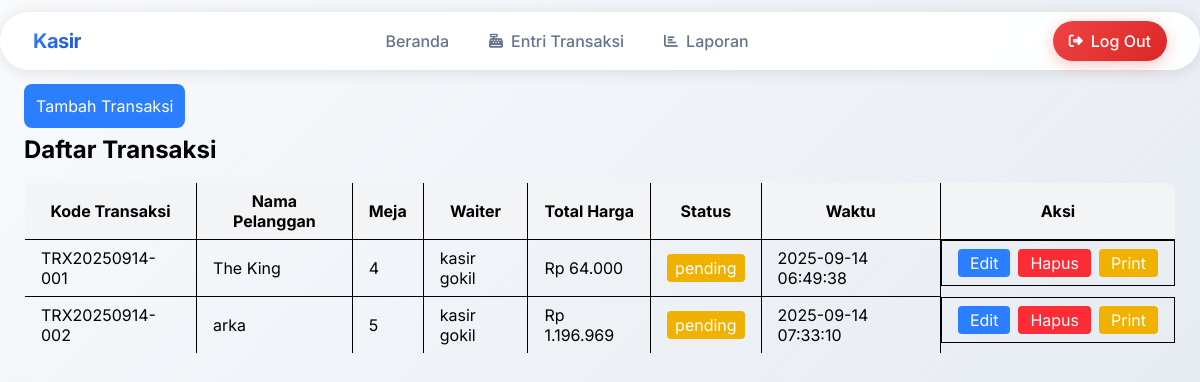
The app's page /index.php?page=transaksi (signed in), older data.
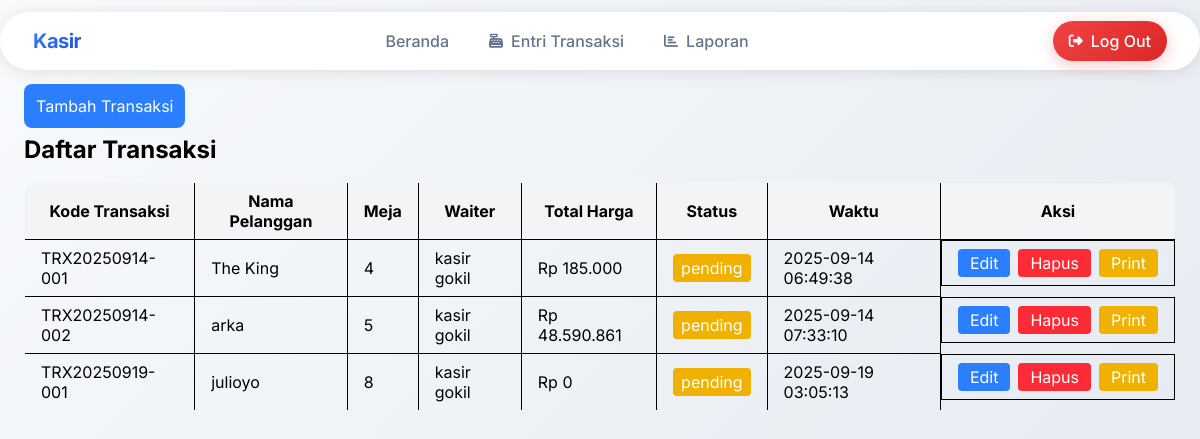
The same page, newer data.
### tables this page shows
CREATE TABLE `transaksi` (
  `id` int(11) NOT NULL,
  `kode_transaksi` varchar(20) NOT NULL,
  `id_user` int(11) NOT NULL,
  `id_meja` int(11) DEFAULT NULL,
  `total` int(12) NOT NULL,
  `status` enum('pending','paid','cancel') DEFAULT 'pending',
  `created_at` timestamp NOT NULL DEFAULT current_timestamp(),
  `nama_pelanggan` varchar(100) NOT NULL
);

CREATE TABLE `meja` (
  `id` int(11) NOT NULL,
  `nomor_meja` int(10) NOT NULL,
  `status` enum('kosong','terisi','reserved') DEFAULT 'kosong'
);

CREATE TABLE `users` (
  `id` int(11) NOT NULL,
  `nama` varchar(100) NOT NULL,
  `username` varchar(50) NOT NULL,
  `password` varchar(255) NOT NULL,
  `role` enum('admin','waiter','kasir','owner') NOT NULL,
  `created_at` timestamp NOT NULL DEFAULT current_timestamp()
);

### admin/transaksi/index.php (the view, shortened to what this page needs)
<?php
$stmt = $koneksi->prepare("
    SELECT t.*, u.nama AS waiter, mj.nomor_meja
    FROM transaksi t
    JOIN users u ON t.id_user = u.id
    JOIN meja mj ON t.id_meja = mj.id
    ORDER BY t.kode_transaksi asc
");
$stmt->execute();
$result = $stmt->get_result();
?>
<div class="p-6">
    <a href="?page=transaksi&action=tambah" class="bg-blue-500 rounded-lg text-white p-3">Tambah Transaksi</a>
    <h1 class="text-2xl font-bold mb-4 mt-4">Daftar Transaksi</h1>
    <div class="overflow-x-auto">
        <table class="min-w-full border border-gray-300 rounded-lg overflow-hidden">
            <thead class="bg-gray-100">
                <tr>
                    <th class="px-4 py-2 border">Kode Transaksi</th>
                    <th class="px-4 py-2 border">Nama Pelanggan</th>
                    <th class="px-4 py-2 border">Meja</th>
                    <th class="px-4 py-2 border">Waiter</th>
                    <th class="px-4 py-2 border">Total Harga</th>
                    <th class="px-4 py-2 border">Status</th>
                    <th class="px-4 py-2 border">Waktu</th>
                    <th class="px-4 py-2 border">Aksi</th>
                </tr>
            </thead>
            <tbody>
                <?php while ($row = $result->fetch_assoc()): ?>
                    <tr class="hover:bg-gray-50">
                        <td class="px-4 py-2 border"><?= htmlspecialchars($row['kode_transaksi']) ?></td>
                        <td class="px-4 py-2 border"><?= htmlspecialchars($row['nama_pelanggan']) ?></td>
                        <td class="px-4 py-2 border"><?= htmlspecialchars($row['nomor_meja']) ?></td>
                        <td class="px-4 py-2 border"><?= htmlspecialchars($row['waiter']) ?></td>
                        <td class="px-4 py-2 border">Rp <?= number_format($row['total'], 0, ',', '.') ?></td>
                        <td class="px-4 py-2 border">
                            <span class="px-2 py-1 rounded text-white
                                <?= $row['status'] === 'paid' ? 'bg-green-500' : 'bg-yellow-500' ?>">
                                <?= htmlspecialchars($row['status']) ?>
                            </span>
                        </td>
                        <td class="px-4 py-2 border"><?= htmlspecialchars($row['created_at']) ?></td>
                        <td class="px-4 py-2 border space-x-2 flex justify-center">
                            <form method="post" action="?page=transaksi&action=update" class="inline">
                                <button type="submit" class="px-3 py-1 bg-blue-500 text-white rounded hover:bg-blue-600">Edit</button>
                            </form>
                            <form method="post" action="?page=transaksi&action=hapus">
                                <button type="submit" class="px-3 py-1 bg-red-500 text-white rounded hover:bg-red-600">Hapus</button>
                            </form>
                            <form action="?page=transaksi&action=print" method="post">
                                <button type="submit" class="px-3 py-1 bg-yellow-500 text-white rounded hover:bg-yellow-600">Print</button>
                            </form>
                        </td>
                    </tr>
                <?php endwhile; ?>
            </tbody>
        </table>
    </div>
</div>

### includes/header.php (shortened to what this page needs)
<head>
    <script src="https://cdn.jsdelivr.net/npm/@tailwindcss/browser@4"></script>
</head>
<nav class="navbar mt-3 flex items-center justify-between px-8 py-2 rounded-full mx-auto max-w-7xl no-print">
    <div class="logo text-xl">
        Kasir
    </div>
    <ul class="gap-2 flex items-center">
        <li><a href="?" class="menu flex items-center gap-2 px-4 py-2 rounded-xl">Beranda</a></li>
        <?php if ($_SESSION['role'] === 'kasir'): ?>
            <li><a href="?page=transaksi" class="menu flex items-center gap-2 px-4 py-2 rounded-xl">
                    <i class="fas fa-cash-register text-sm"></i>
                    Entri Transaksi
                </a></li>
            <li><a href="?page=laporan" class="menu flex items-center gap-2 px-4 py-2 rounded-xl">
                    <i class="fas fa-chart-bar text-sm"></i>
                    Laporan
                </a></li>
        <?php endif; ?>
    </ul>
    <form method="post">
        <button type="submit" name="logout" class="logout-btn flex items-center gap-2 px-4 py-2 rounded-full text-white font-medium">
            <i class="fas fa-sign-out-alt text-sm"></i>
            Log Out
        </button>
    </form>
</nav>

### admin/router.php (shortened to what this page needs)
<?php
$page = $_GET['page'] ?? 'dashboard';
$action = $_GET['action'] ?? 'index';
$pages = [
    'dashboard' => ['admin', 'waiter', 'kasir', 'owner'],
    'meja' => ['admin'],
    'menu' => ['admin', 'waiter'],
    'pesanan' => ['waiter'],
    'transaksi' => ['kasir'],
    'laporan' => ['waiter', 'kasir', 'owner'],
];
if (array_key_exists($page, $pages)) {
    $filePath = "admin/{$page}/{$action}.php";
    if (file_exists($filePath)) {
        include $filePath;
    } else {
        header('Location: index.php');
    }
} else {
    header('Location: index.php');
};

### index.php (shortened to what this page needs)
<?php
include 'includes/header.php';
include 'admin/router.php';
?>
<link rel="stylesheet" href="globals.css">

### includes/header.php (style rules this page uses)
* { font-family: 'Inter', sans-serif; }
.navbar { background: rgba(255, 255, 255, 0.95); backdrop-filter: blur(20px); border: 1px solid rgba(255, 255, 255, 0.2); box-shadow: 0 2px 16px rgba(0, 0, 0, 0.1); }
.logo { background: linear-gradient(135deg, #3b82f6, #1d4ed8); -webkit-background-clip: text; -webkit-text-fill-color: transparent; background-clip: text; font-weight: 700; letter-spacing: -0.5px; }
.menu { position: relative; border-radius: 10000px; font-weight: 500; color: #64748b; overflow: hidden; display: flex; align-items: center; }
.logout-btn { background: linear-gradient(135deg, #ef4444, #dc2626); box-shadow: 0 4px 16px rgba(239, 68, 68, 0.3); transition: all 0.3s cubic-bezier(0.4, 0, 0.2, 1); }

Row changes from the older to the newer data that the page shows:
changed transaksi "TRX20250914-001": total "64.000" → "185.000"
changed transaksi "TRX20250914-002": total "1.196.969" → "48.590.861"
added transaksi: kode_transaksi "TRX20250919-001", nama_pelanggan "julioyo", id_meja.nomor_meja "8", id_user.nama "kasir gokil", total "0", status "pending", created_at "2025-09-19 03:05:13"
